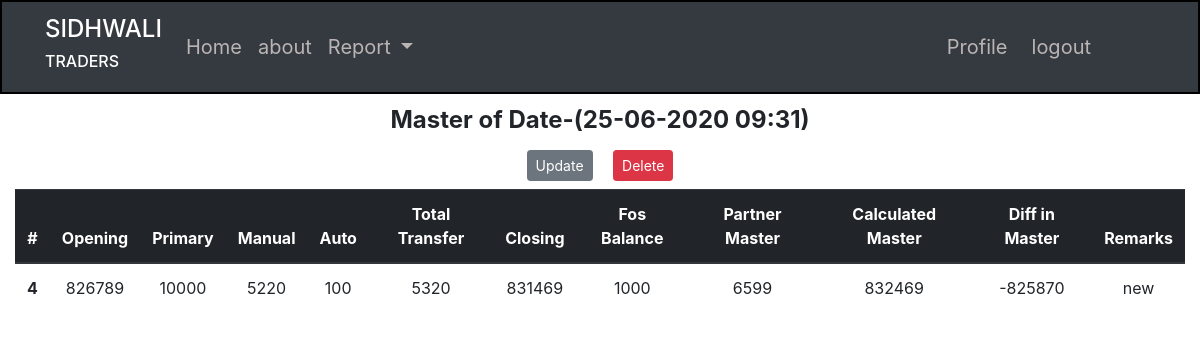
The app's page /home/master/master_report/4 (signed in) with its own data.
### crm/models.py (models this page shows, shortened)
class Master(db.Model):
    id = db.Column(db.Integer, primary_key=True)
    date = db.Column(db.DateTime, nullable=False, default=datetime.now)
    open_bal = db.Column(db.Integer, nullable=False, default=0)
    primary = db.Column(db.Integer, nullable=False, default=0)
    manual_trans = db.Column(db.Integer, nullable=False, default=0)
    auto_trans = db.Column(db.Integer, nullable=False, default=0)
    closing = db.Column(db.Integer, nullable=False, default=0)
    total_trans = db.Column(db.Integer, default=0)
    fos_bal = db.Column(db.Integer, default=0)
    master_bal = db.Column(db.Integer, nullable=False, default=0)
    calc_master_bal = db.Column(db.Integer, nullable=False, default=0)
    master_diff = db.Column(db.Integer, nullable=False, default=0)
    remarks = db.Column(db.Text, nullable=False)

### crm/routes.py (the view)
@app.route("/home/master/master_report/<int:master_id>")
@login_required
def single_master(master_id):
    if current_user.username != admin:
        abort(403)
    master = Master.query.get_or_404(master_id)
    return render_template(
        "single_master.html", title=master.date, master=master, admin=admin
    )

### crm/models.py (called while the page is built)
@login_manager.user_loader
def load_user(user_id):
    return User.query.get(int(user_id))

### crm/templates/single_master.html (shortened to what this page needs)
{% extends "index.html" %}
{% block content  %}
<div class="container-fluid text-center mt-2">
   <legend class="font-weight-bold mb-1">Master of Date-({{ master.date.strftime("%d-%m-%Y %H:%M") }})</legend>
   <div>
      <a href="{{ url_for('update_master', master_id=master.id) }}" class="btn btn-secondary btn-sm m-2">Update</a>
      <button type="button" class="btn btn-danger btn-sm m-2" data-toggle="modal"
         data-target="#deleteModal">Delete</button>
   </div>
   <table class="table">
      <thead class="thead-dark">
         <tr>
            <th scope="col">#</th>
            <th scope="col">Opening</th>
            <th scope="col">Primary</th>
            <th scope="col">Manual</th>
            <th scope="col">Auto</th>
            <th scope="col">Total Transfer</th>
            <th scope="col">Closing</th>
            <th scope="col">Fos Balance</th>
            <th scope="col">Partner Master</th>
            <th scope="col">Calculated Master</th>
            <th scope="col">Diff in Master</th>
            <th scope="col">Remarks</th>
         </tr>
      </thead>
      <tbody>
         <tr>
            <th scope="row">{{ master.id }}</th>
            <td>{{ master.open_bal }}</td>
            <td>{{ master.primary }}</td>
            <td>{{ master.manual_trans }}</td>
            <td>{{ master.auto_trans }}</td>
            <td>{{ master.total_trans }}</td>
            <td>{{ master.closing }}</td>
            <td>{{ master.fos_bal }}</td>
            <td>{{ master.master_bal }}</td>
            <td>{{ master.calc_master_bal }}</td>
            <td>{{ master.master_diff }}</td>
            <td>{{ master.remarks }}</td>
         </tr>
      </tbody>
   </table>
</div>
{% endblock content %}

### crm/static/main.css (style rules this page uses)
body { background-color: rgb(255, 255, 255); min-width: fit-content; }

### records on screen
Master: date "25-06-2020 09:31", id "4", open_bal "826789", primary "10000", manual_trans "5220", auto_trans "100", total_trans "5320", closing "831469", fos_bal "1000", master_bal "6599", calc_master_bal "832469", master_diff "-825870", remarks "new"
